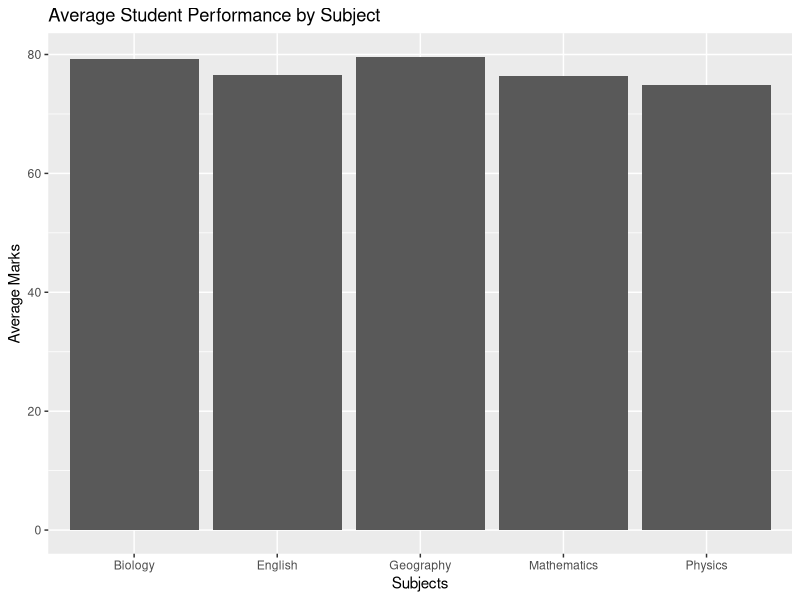
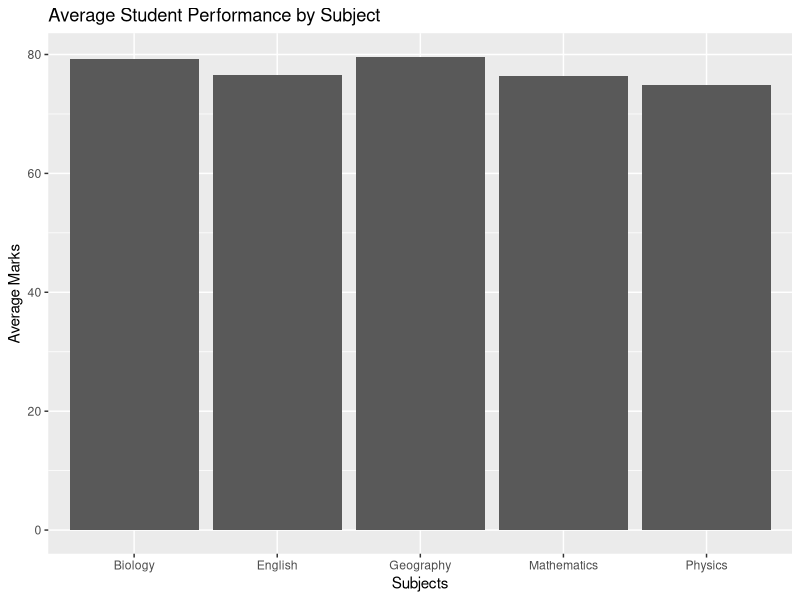
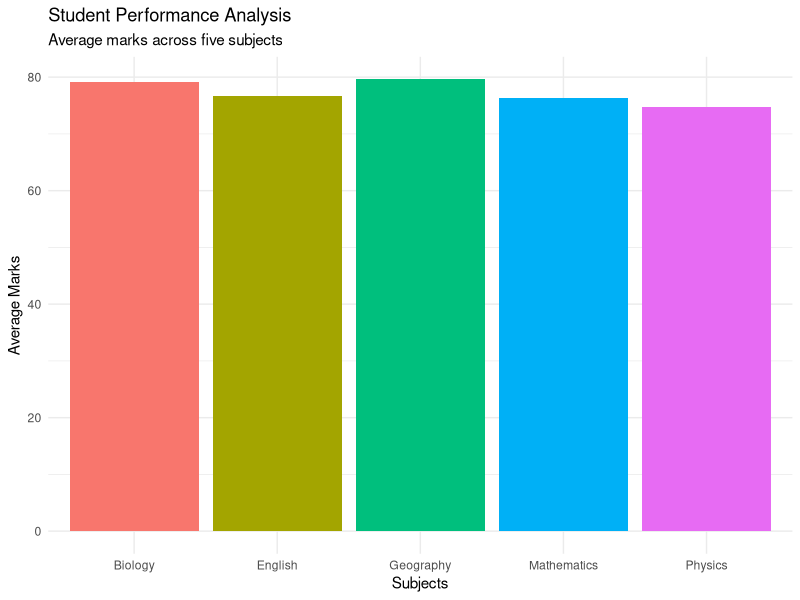
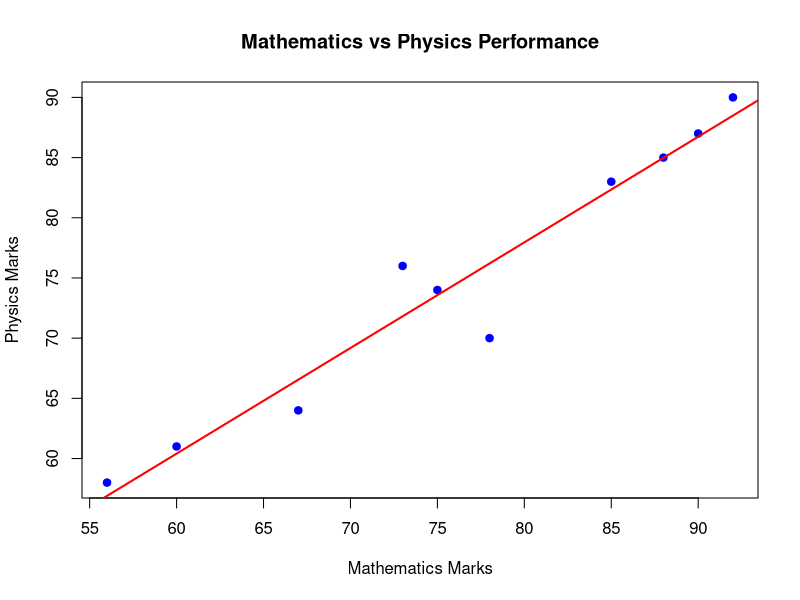
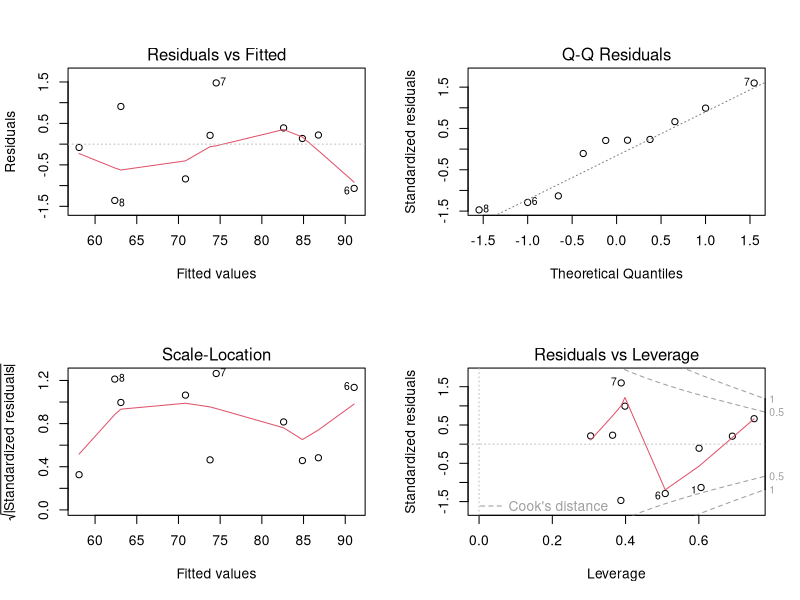

Write R code to recreate these figures, in order.

# PROJECT 01: STUDENT PERFORMANCE ANALYSIS

# Creating our student dataset

students <- data.frame(
  Student = c("Brian", "Grace", "Kevin", "Mary", "David",
              "Sarah", "John", "Peter", "Faith", "James"),
  
  Mathematics = c(78, 90, 56, 85, 67, 92, 73, 60, 88, 75),
  
  English = c(65, 85, 70, 92, 60, 89, 75, 68, 90, 72),
  
  Biology = c(82, 88, 62, 79, 73, 95, 80, 65, 91, 77),
  
  Physics = c(70, 87, 58, 83, 64, 90, 76, 61, 85, 74),
  
  Geography = c(75, 91, 65, 88, 69, 93, 79, 70, 86, 80)
)

# Display the dataset

print(students)

View(students)
head(students)
tail(students)
dim(students)
str(students)

#Calculate the mean
mean(students$Mathematics)

#Calculate the median
median(students$Mathematics)

#Calculate standard deviation
sd(students$Mathematics)

# Calculate means for all subjects

colMeans(students[, 2:6])

# Highest marks in each subject
sapply(students[, 2:6], max)

# Lowest marks in each subject
sapply(students[, 2:6], min)

library(ggplot2)

# Calculate average marks for each subject

averages <- colMeans(students[, 2:6])

# Convert averages into a data frame

subject_averages <- data.frame(
  Subject = names(averages),
  Average = as.numeric(averages)
)

print(subject_averages)

ggplot(subject_averages, aes(x = Subject, y = Average)) +
  geom_bar(stat = "identity") +
  labs(
    title = "Average Student Performance by Subject",
    x = "Subjects",
    y = "Average Marks"
  )

# Calculate average marks

averages <- colMeans(students[, 2:6])

# Create a new data frame

subject_averages <- data.frame(
  Subject = names(averages),
  Average = as.numeric(averages)
)

# Display the results

print(subject_averages)

# Load ggplot2
library(ggplot2)

# Create a bar chart
ggplot(subject_averages, aes(x = Subject, y = Average)) +
  geom_bar(stat = "identity") +
  labs(
    title = "Average Student Performance by Subject",
    x = "Subjects",
    y = "Average Marks"
  )

# Subject with the highest average

subject_averages[which.max(subject_averages$Average), ]

# Subject with the lowest average

subject_averages[which.min(subject_averages$Average), ]

ggplot(subject_averages, aes(x = Subject, y = Average, fill = Subject)) +
  geom_bar(stat = "identity") +
  labs(
    title = "Student Performance Analysis",
    subtitle = "Average marks across five subjects",
    x = "Subjects",
    y = "Average Marks"
  ) +
  theme_minimal() +
  theme(legend.position = "none")

# Correlation between Mathematics and Physics

cor(students$Mathematics, students$Physics)

plot(students$Mathematics,
     students$Physics,
     main = "Mathematics vs Physics Performance",
     xlab = "Mathematics Marks",
     ylab = "Physics Marks",
     col = "blue",
     pch = 19)

model <- lm(Physics ~ Mathematics, data = students)

abline(model, col = "red", lwd = 2)

cor(students[, c("Mathematics", "English",
                 "Biology", "Physics", "Geography")])

multiple_model <- lm(Physics ~ Mathematics + English +
                       Biology + Geography,
                     data = students)
summary(multiple_model)

par(mfrow = c(2, 2))
plot(multiple_model)

cooks.distance(multiple_model)
which(cooks.distance(multiple_model)>1)

anova(model, multiple_model)

new_student <- data.frame(
  Mathematics = 75,
  English = 70,
  Biology = 80,
  Geography = 85
)

predict(multiple_model, newdata = new_student)

predict_physics <- function(math, english, biology, geography) {
  
  student <- data.frame(
    Mathematics = math,
    English = english,
    Biology = biology,
    Geography = geography
  )
  
  predict(multiple_model, newdata = student)
}

new_students <- data.frame(
  Mathematics = c(75, 90, 65, 80),
  English = c(70, 85, 60, 78),
  Biology = c(80, 88, 72, 85),
  Geography = c(85, 92, 68, 90)
)

new_students$Predicted_Physics <- predict(
  multiple_model,
  newdata = new_students
)
